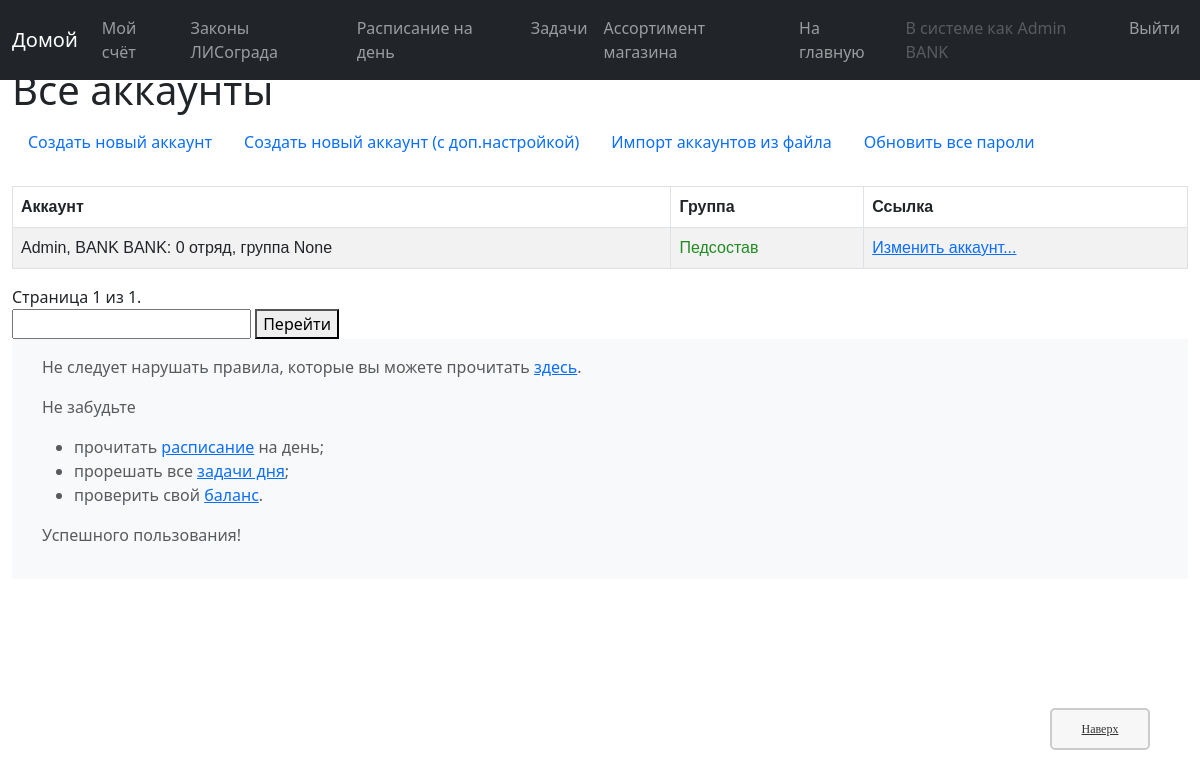
/bank/account/info/?page1=5 (signed in), run on an earlier commit of the app's database.
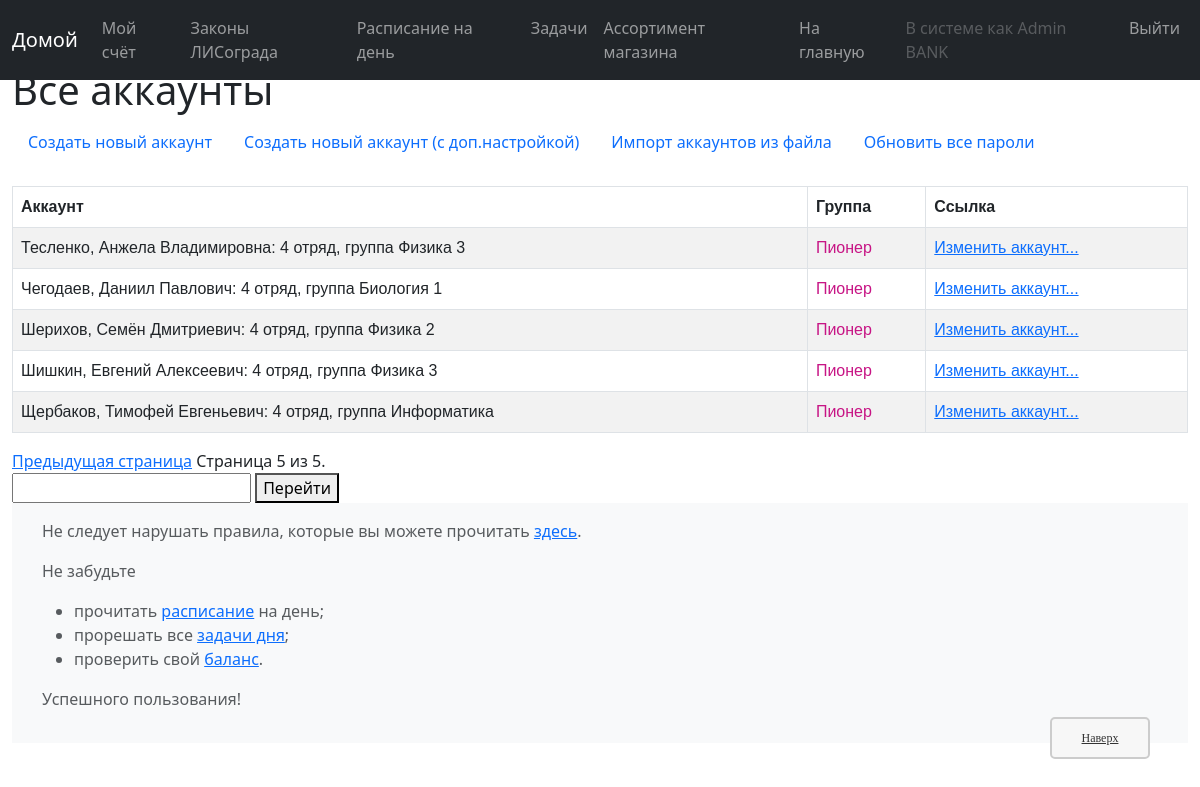
And on a later commit of the database.
### bank/models.py (models this page shows, shortened)
class account(models.Model):
    user = models.OneToOneField(User, on_delete=models.CASCADE, verbose_name=gc('account, fields, user, verbose_name'))
    balance = models.FloatField(default=0, verbose_name=gc('account, fields, balance, verbose_name'))
    id = models.UUIDField(primary_key=True, default=uuid.uuid4, help_text=gc('account, fields, id, help_text'))#, editable=False)
    first_name = models.CharField(max_length=40, default=gc('account, fields, first_name, default'),
                                  verbose_name=gc('account, fields, first_name, verbose_name'))   #   Имя
    middle_name = models.CharField(max_length=40, default=gc('account, fields, middle_name, default'),
                                   verbose_name=gc('account, fields, middle_name, verbose_name')) #   Отчество
    last_name = models.CharField(max_length=40, default=gc('account, fields, last_name, default'),
                                 verbose_name=gc('account, fields, last_name, verbose_name'))     #   Фамилия
    user_group = models.CharField(max_length=40, choices=EXISTING_GROUPS, default='None',
                                  help_text=gc('account, fields, user_group, help_text'),
                                  verbose_name=gc('account, fields, user_group, verbose_name'))
    party = models.IntegerField(default=0, verbose_name=gc('account, fields, party, verbose_name'))
    theme_self = models.CharField(max_length=50, choices=EXISTING_THEMES, default='default',
                                  help_text=gc('account, fields, theme_self, help_text'),
                                  verbose_name=gc('account, fields, theme_self, verbose_name'))
    account_status = models.CharField(max_length=100, default='', blank=True,
                                      verbose_name=gc('account, fields, account_status, verbose_name'))
    class Meta:
        ordering = ["party", "last_name"]
        permissions = PERMISSIONS
    def get_absolute_url_for_edit(self):
        return reverse('account-edit-n', args=[str(self.id)])
    def info(self) -> str:
        return f'{self.last_name}, {self.first_name} {self.middle_name}: {self.party} {gc("account, methods, info")} {self.user_group}'
    def short_name(self) -> str:
        return f'{self.last_name} {self.first_name}'
    def is_ped(self) -> bool:
        try:
            group = self.user.groups.get(name="pedagogue")
        except:
            group = None
        return group is not None

### bank/views/accounts.py (the view)
@permission_required('bank.staff_')
@permission_required('bank.edit_users')
def account_info(request):
    acc_all = account.objects.all()
    paginator1 = Paginator(acc_all, 25)
    page1 = request.GET.get('page1')
    try:
        items1 = paginator1.page(page1)
    except PageNotAnInteger:
        items1 = paginator1.page(1)
    except EmptyPage:
        items1 = paginator1.page(paginator1.num_pages)
    return render(
        request,
        'bank/accounts/account_status.html',
        context={
            'object_list': items1,
        }
    )

### templates/bank/accounts/account_status.html (shortened to what this page needs)
{% extends "bank/base_generic.html" %}
{% block content %}
    <h1>Все аккаунты</h1>
    <ul class="nav">
    {% if perms.bank.staff_ %}
        <li class="nav-item"><a class="nav-link active" aria-current="page" href="{% url 'new-user' %}">Создать новый аккаунт</a></li>
        <li class="nav-item"><a class="nav-link active" aria-current="page" href="{% url 'new-user-custom' %}">Создать новый аккаунт (с доп.настройкой)</a></li>
        <li class="nav-item"><a class="nav-link active" aria-current="page" href="{% url 'new-user-auto' %}">Импорт аккаунтов из файла</a></li>
        {% if object_list %}
        <li class="nav-item"><a class="nav-link active" aria-current="page" href="{% url 'update-all-pass' %}">Обновить все пароли</a></li>
        {% endif %}
    {% endif %}
    </ul>
    <br />
    {% if object_list %}
    <table class="table table-striped table-hover table-bordered" cellpadding=30px>
        <thead>
            <tr>
                <th scope="col">Аккаунт</th>
                <th score="col">Группа</th>
                <th score="col">Ссылка</th>
            </tr>
        </thead>
        <tbody>
        {% for element in object_list %}
        <tr>
            <td>{{ element.info }}</td>
            <td>
                {% if element.is_ped == True %}
                    <span class="green">Педсостав</span>
                {% else %}
                    <span class="red">Пионер</span>
                {% endif %}
            </td>
            <td><a href="{{ element.get_absolute_url_for_edit }}">Изменить аккаунт...</a></td>
        </tr>
        {% endfor %}
    </table>
    {% if object_list.has_previous %}
        <a href="?page1={{ object_list.previous_page_number }}">Предыдущая страница</a>
    {% endif %}
    <span class="page-current">
        Страница {{ object_list.number }} из {{ object_list.paginator.num_pages }}.
    </span>
    <form method="GET" action="{% url 'info-users' %}">
        <input type="text" name="page1" value="{{ messages.number }}" />
        <button type="submit">Перейти</button>
    </form>
    {% else %}
      <p>Ещё не существует ни одного аккаунта.</p>
    {% endif %}
{% endblock %}

What changed in the data, as far as the page shows it:
removed account: info "Admin, BANK BANK: 0 отряд, группа None", shows "Педсостав"
added account: info "Тесленко, Анжела Владимировна: 4 отряд, группа Физика 3", shows "Пионер"
added account: info "Чегодаев, Даниил Павлович: 4 отряд, группа Биология 1", shows "Пионер"
added account: info "Шерихов, Семён Дмитриевич: 4 отряд, группа Физика 2", shows "Пионер"
added account: info "Шишкин, Евгений Алексеевич: 4 отряд, группа Физика 3", shows "Пионер"
added account: info "Щербаков, Тимофей Евгеньевич: 4 отряд, группа Информатика", shows "Пионер"
Also different on the page:
{{ object_list.number }}: "1" → "5"
{{ object_list.paginator.num_pages }}: "1" → "5"
text now shown: "Предыдущая страница"
